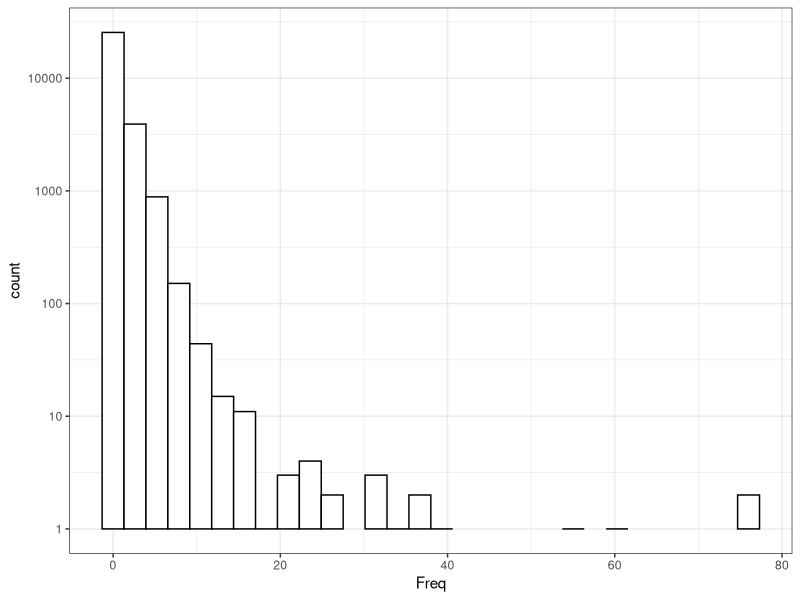
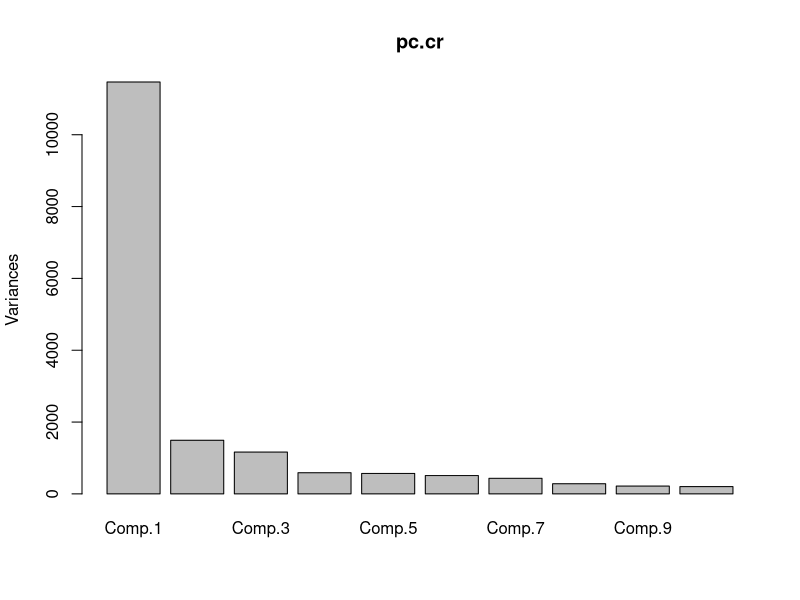

R code for these plots, in order:
#setwd("/Users/winteram/Documents/Research/FashionPins")

library(ggplot2)
theme_set(theme_bw())

pin.srcs <- read.csv("frequency.csv", header=FALSE)
names(pin.srcs) <- c("Source","Freq")

ggplot(pin.srcs, aes(x=Freq)) + geom_histogram(color="black", fill="white") + scale_y_log10()

simmat <- read.csv("simmat.csv", header=TRUE)
simmat2 <- read.csv("simmat2.csv", header=TRUE)
simmat.mat <- as.matrix(simmat2)
c <- simmat.mat %*% t(simmat.mat)  # N x M * M x N
d <- t(simmat.mat) %*% simmat.mat  # M x N * N x M
kmd <- kmeans(d,3)
clusters <- kmd$cluster

pc.cr <- princomp(c)
plot(pc.cr)
